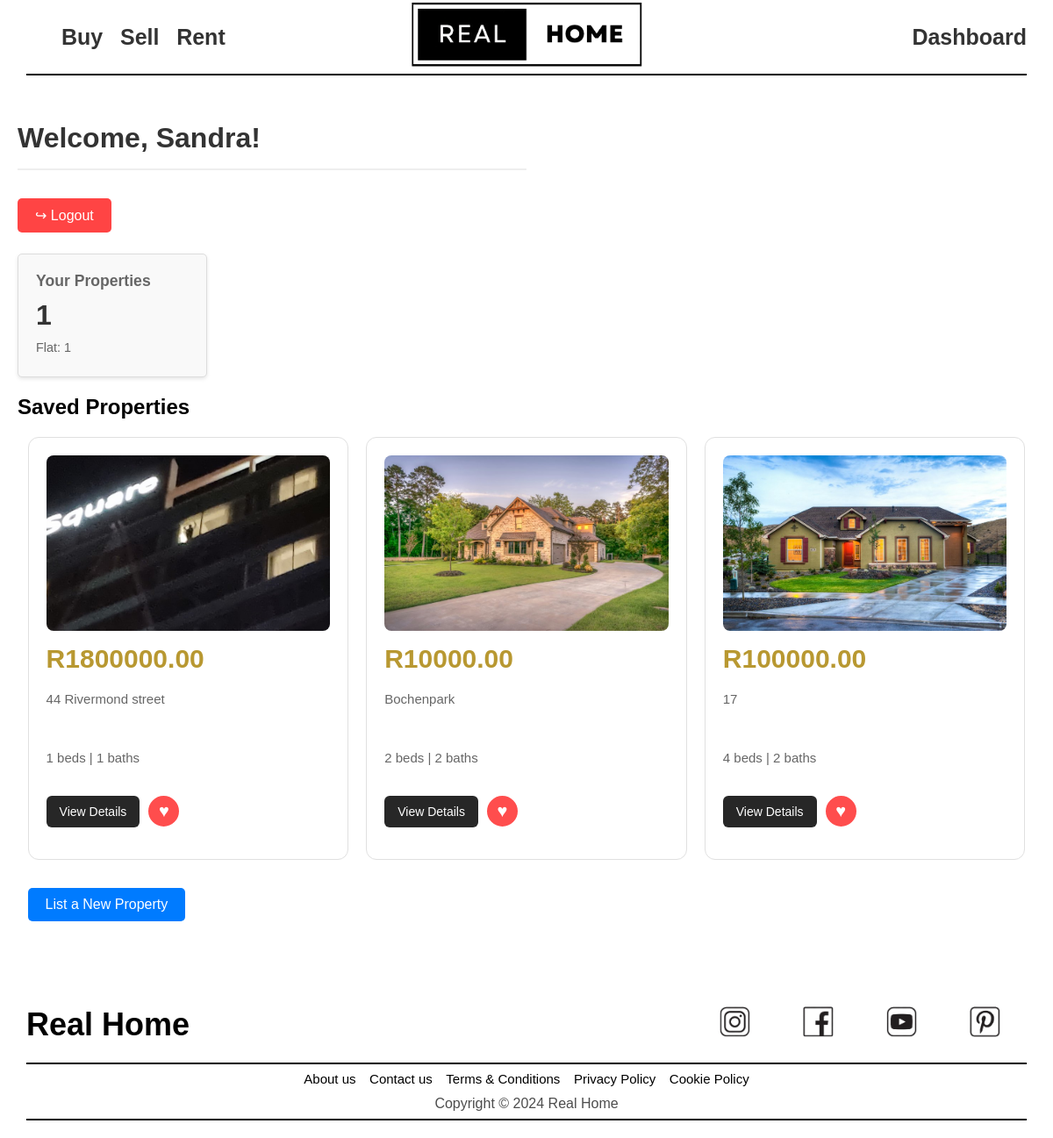
The app's page /auth/dashboard/ (signed in) with its own data.
### user/models.py (models this page shows, shortened)
class CustomUser(AbstractUser):
    phone = models.CharField(max_length=15)
    user_type = models.CharField(max_length=10, choices=[('customer', 'Customer'), ('realtor', 'Realtor')])
    license_number = models.CharField(max_length=50, blank=True, null=True)
    groups = models.ManyToManyField(
        'auth.Group',
        verbose_name='groups',
        blank=True,
        help_text='The groups this user belongs to.',
        related_name='customuser_set',
        related_query_name='customuser',
    )
    user_permissions = models.ManyToManyField(
        'auth.Permission',
        verbose_name='user permissions',
        blank=True,
        help_text='Specific permissions for this user.',
        related_name='customuser_set',
        related_query_name='customuser',
    )

### main/models.py (models this page shows, shortened)
class Property(models.Model):
    LISTING_TYPES = [
        ('sale', 'For Sale'),
        ('rent', 'For Rent'),
    ]
    owner = models.ForeignKey(
        settings.AUTH_USER_MODEL,
        on_delete=models.SET_NULL,
        related_name='properties',
        null=True,
        blank=True
    )
    listing_type = models.CharField(max_length=4, choices=LISTING_TYPES, default='sale')
    address = models.CharField(max_length=255, null=True, blank=True)
    city = models.CharField(max_length=100, null=True, blank=True)
    state = models.CharField(max_length=100, null=True, blank=True)
    zip_code = models.CharField(max_length=20, null=True, blank=True)
    price = models.DecimalField(max_digits=10, decimal_places=2, null=True, blank=True)
    bedrooms = models.IntegerField( null=True, blank=True)
    bathrooms = models.IntegerField( null=True, blank=True)
    square_meters = models.DecimalField(max_digits=10, decimal_places=2, null=True, blank=True)
    lot_size = models.DecimalField(max_digits=10, decimal_places=2, null=True, blank=True)
    year_built = models.IntegerField(null=True, blank=True)
    property_type = models.CharField(max_length=50, null=True, blank=True)
    image = models.ImageField(upload_to='property_images/', null=True, blank=True)
    latitude = models.DecimalField(max_digits=9, decimal_places=6, null=True, blank=True)
    longitude = models.DecimalField(max_digits=9, decimal_places=6, null=True, blank=True)
    created_at = models.DateTimeField(auto_now_add=True, null=True, blank=True)
    realtor = models.ForeignKey(
        'realtors.Realtor',
        on_delete=models.SET_NULL,
        null=True,
        blank=True,
        related_name='properties'
    )

class Favorite(models.Model):
    user = models.ForeignKey(settings.AUTH_USER_MODEL, on_delete=models.CASCADE, related_name='user_favorites')
    property = models.ForeignKey('Property', on_delete=models.CASCADE, related_name='property_favorites')
    created_at = models.DateTimeField(auto_now_add=True)
    class Meta:
        unique_together = ('user', 'property')  # Prevents duplicate favorites
        ordering = ['-created_at']

### user/views.py (the view)
# urls.py: path('dashboard/', views.dashboard, name='dashboard'),
@login_required
def dashboard(request):
    user = request.user
    user_properties = Property.objects.filter(owner=user)
    favorite_properties = Favorite.objects.select_related('property').filter(
        user=user
    ).order_by('-created_at')
    context = {
        'user': user,
        'total_properties': user_properties.count(),
        'property_types': user_properties.values('property_type')
                         .annotate(count=Count('property_type')),
        'favorite_properties': favorite_properties[:5],
    }
    return render(request, 'pages/dashboard.html', context)

### templates/pages/dashboard.html (shortened to what this page needs)
{% extends "base.html" %}
{% load static %}
{% block content %}
<div class="dashboard">
    <div class="dashboard-stats">
        <div class="dashboard-header">
            <h1 class="dashboard-welcome">Welcome, {{ user.first_name }}!</h1>
            <a href="{% url 'auth:logout' %}" class="btn-logout">
                <span class="logout-icon">↪</span> Logout
            </a>
    </div>
            <div class="stat-box">
                <h3>Your Properties</h3>
                <div class="stat-number">{{ total_properties }}</div>
                <div class="stat-details">
                    {% for type in property_types %}
                    <div class="stat-item">
                        {{ type.property_type }}: {{ type.count }}
                    </div>
                    {% endfor %}
                </div>
            </div>
            <div class="dashboard-stats">
            <h2>Saved Properties</h2>
            <div class="recent-properties">
                <div class="property-grid">
                    {% for favorite in favorite_properties %}
                    <div class="grid-item">
                        {% if favorite.property.image %}
                        <img src="{{ favorite.property.image.url }}"
                            alt="{{ favorite.property.address }}"
                            class="property-image">
                        {% else %}
                        <img src="{% static 'default-property-image.jpg' %}"
                            alt="Default Property Image"
                            class="property-image">
                        {% endif %}
                        <div class="property-price">
                            R{{ favorite.property.price }}
                        </div>
                        <div class="property-details">
                            <p>{{ favorite.property.address }}</p>
                            <p>
                                {{ favorite.property.bedrooms }} beds |
                                {{favorite.property.bathrooms }} baths
                            </p>
                        </div>
                        <div class="button-group">
                            <a href="{% url 'main:details' favorite.property.id %}"
                                class="property-button">View Details</a>
                            <button class="favorite-button active"
                                data-property-id="{{ favorite.property.id }}"
                                onclick="toggleFavorite(this)">♥</button>
                        </div>
                    </div>
                    {% empty %}
                    <p>No saved properties yet.</p>
                    {% endfor %}
                </div>
            </div>
            <div class="dashboard-actions">
                <a href="{% url 'main:sell' %}" class="btn">List a New Property</a>
            </div>
        </div>
    </div>
        {% endblock %}

### static/css/RealHome.css (style rules this page uses)
html { height: 100%; box-sizing: border-box; }
body { background-color: white; font-family: Arial, sans-serif; margin: 0; padding: 0; position: relative; min-height: 100%; padding-bottom: 6.74rem; box-sizing: inherit; }
.grid-item { height: 440px; background-color: rgba(255, 255, 255, 0.9); border: 1px solid #e0e0e0; border-radius: 12px; padding: 20px; font-size: 16px; text-align: left; transition: box-shadow 0.3s ease, transform 0.3s ease; flex-direction: column; display: flex; padding-bottom: 20px; }
.property-image { width: 324px; height: 175px; object-fit: cover; border-radius: 8px; margin-bottom: 15px; }
.property-price { font-size: 100px; font-weight: bold; color: #b89831; margin-bottom: 10px; }
.property-details { font-size: 15px; color: #666; margin-bottom: 10px; float: left; width: 45%; }
.property-button { background-color: #272727; color: white; border: none; padding: 10px 15px; text-align: center; text-decoration: none; display: inline-block; font-size: 14px; margin-top: auto; cursor: pointer; border-radius: 6px; transition: background-color 0.3s ease; }
.property-price { font-size: 30px; font-weight: bold; margin-bottom: 5px; }
.property-details { display: grid; grid-template-columns: repeat(auto-fill, minmax(200px, 1fr)); gap: 20px; }
.btn { display: inline-block; padding: 10px 20px; background-color: #007bff; color: white; text-decoration: none; border-radius: 5px; transition: background-color 0.3s; margin-left: 1%; }
.dashboard { max-width: 1200px; margin: 0 auto; padding: 20px; padding-bottom: 6.74em; }
.dashboard-welcome { color: #333; font-size: 2rem; margin-bottom: 2rem; border-bottom: 2px solid #eee; padding-bottom: 1rem; text-align: left; width: 50%; }
.dashboard-stats { grid-template-columns: repeat(auto-fit, minmax(250px, 1fr)); gap: 1rem; margin-bottom: 2rem; }
.stat-box { background-color: #fff; border-radius: 8px; box-shadow: 0 2px 4px rgba(0, 0, 0, 0.1); width: 15%; }
.stat-box h3 { margin: 0; color: #666; font-size: 1.1rem; }
.stat-number { font-size: 2.5rem; font-weight: bold; color: #333; margin: 0.5rem 0; }
.stat-details { color: #666; font-size: 0.9rem; }
.recent-properties { width: 98%; margin: 0 auto; background-size: cover; background-position: center; }
.property-grid { display: flex; flex-direction: row; grid-template-columns: repeat(auto-fill, minmax(280px, 1fr)); gap: 1rem; }
.property-image { width: 100%; height: 200px; object-fit: cover; }
.dashboard-actions { display: flex; gap: 1rem; margin-top: 2rem; }
.button-group { display: flex; gap: 10px; align-items: center; margin-top: 10px; }
.btn-logout { display: inline-block; align-items: center; gap: 8px; padding: 10px 20px; background-color: #ff4444; color: white; text-decoration: none; border: none; border-radius: 5px; font-size: 16px; cursor: pointer; transition: background-color 0.3s ease; margin-bottom: 2%; }
.favorite-button { background: white; border: 2px solid #ccc; border-radius: 50%; width: 35px; height: 35px; font-size: 20px; color: #ff4d4d; cursor: pointer; transition: all 0.3s ease; display: flex; align-items: center; justify-content: center; padding: 0; }
.favorite-button.active { border-color: #ff4d4d; background-color: #ff4d4d; color: white; }
.stat-box { background-color: #f9f9f9; border: 1px solid #ddd; border-radius: 5px; padding: 20px; margin-bottom: 20px; }
.stat-number { font-size: 2em; font-weight: bold; color: #333; margin: 10px 0; }
.stat-item { color: #666; margin: 5px 0; }
.property-grid { display: grid; grid-template-columns: repeat(auto-fill, minmax(300px, 1fr)); gap: 20px; margin: 20px 0; }

### records on screen
CustomUser: first_name "Sandra"
Property: property_type "Flat", count "1"
Favorite: property.image (picture), property.price "1800000.00", property.address "44 Rivermond street", property.bedrooms "1", property.bathrooms "1"
Favorite: property.image (picture), property.price "10000.00", property.address "Bochenpark", property.bedrooms "2", property.bathrooms "2"
Favorite: property.image (picture), property.price "100000.00", property.address "17", property.bedrooms "4", property.bathrooms "2"

### other values on screen
{{ total_properties }} "1"
